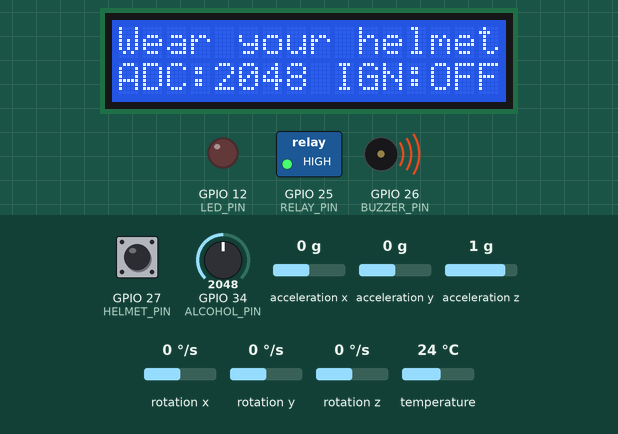
The sketch below on a simulated ESP32. On the bench: 16×2 character LCD, switched loads named in the sketch (green lamp = pin HIGH), output pins drawn as LEDs (lit = HIGH), buzzer (waves = sounding, pin HIGH). The test bench sets the inputs (shaded band); at power-on: GPIO 27 (HELMET_PIN) HIGH, GPIO 34 (ALCOHOL_PIN) = 2048, acceleration x 0 g, acceleration y 0 g, acceleration z 1 g, rotation x 0 °/s, rotation y 0 °/s, rotation z 0 °/s, temperature 24 °C. What the sketch prints to the serial monitor is not drawn.

Above: at 2.7 s.
2.8 s: GPIO 27 (HELMET_PIN) pulled LOW for 1.25 s
At 4.5 s:
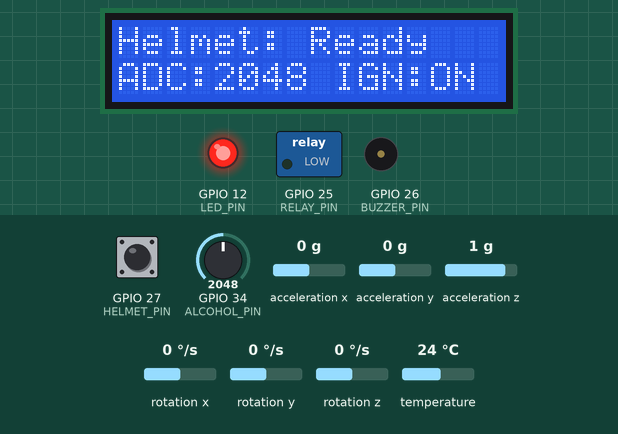
6.2 s: GPIO 34 (ALCOHOL_PIN) set to 2138
At 7.3 s:
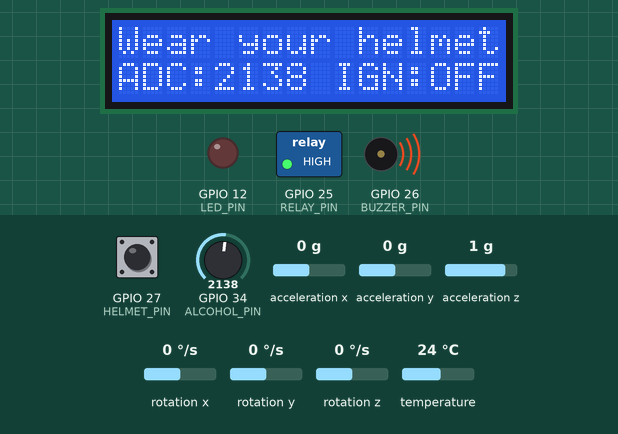
8.2 s: GPIO 34 (ALCOHOL_PIN) set to 2242
At 10.0 s:
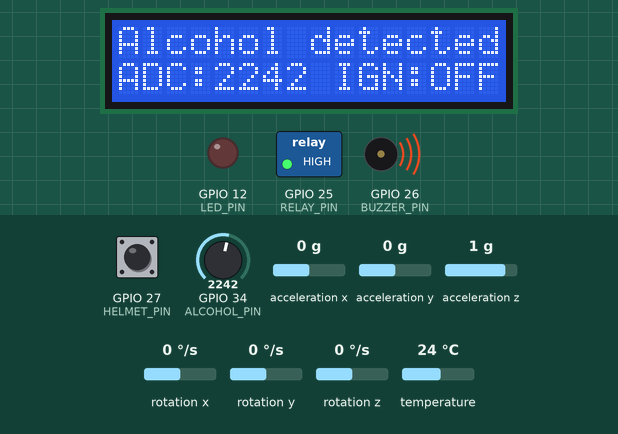
10.3 s: GPIO 34 (ALCOHOL_PIN) set to 122
At 11.6 s:
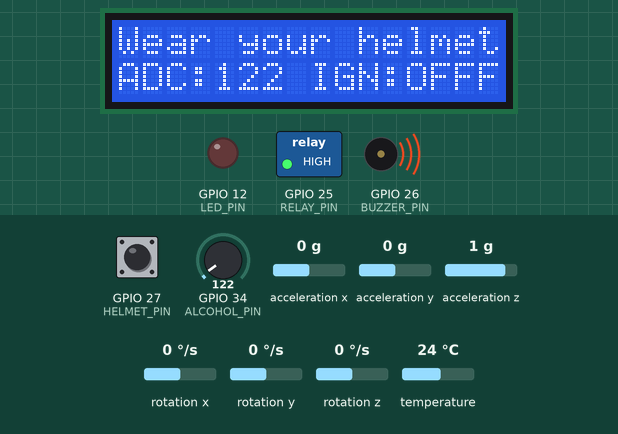
12.4 s: GPIO 27 (HELMET_PIN) pulled LOW for 1.25 s
At 13.8 s:
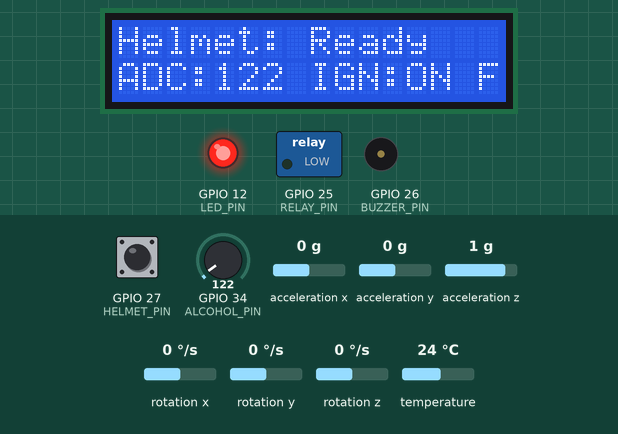
15.5 s: GPIO 27 (HELMET_PIN) pulled LOW for 3.2 s
At 20.0 s:
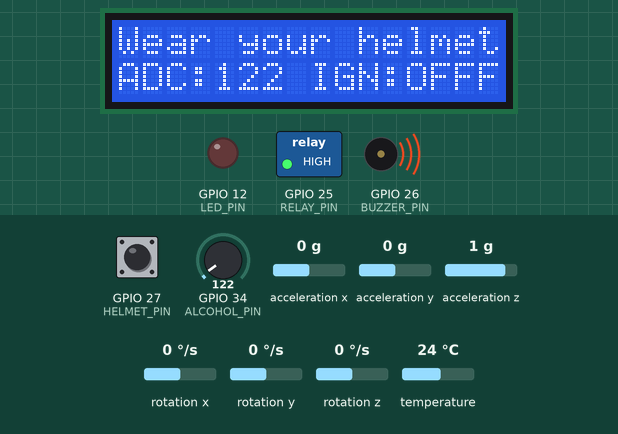
Timing chart, 0 to 21.5 s (numbered marks = the images above; inputs shaded):
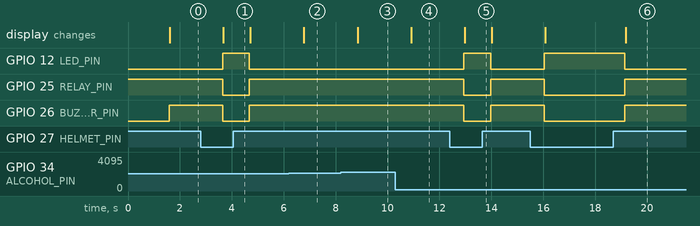

The sketch:

Sketch.ino
```cpp
#include <Wire.h>
#include <LiquidCrystal_I2C.h>
#include <Adafruit_MPU6050.h>
#include <Adafruit_Sensor.h>
#include <math.h>

// ESP32 pin connections
const int ALCOHOL_PIN = 34;
const int HELMET_PIN  = 27;
const int RELAY_PIN   = 25;
const int BUZZER_PIN  = 26;
const int LED_PIN     = 12;

// Adjust if your relay is active HIGH
const int RELAY_ON  = LOW;
const int RELAY_OFF = HIGH;

// LCD and MPU6050
LiquidCrystal_I2C lcd(0x27, 16, 2);
Adafruit_MPU6050 mpu;

const int ALCOHOL_THRESHOLD = 2200;
bool mpuAvailable = false;

unsigned long lastAccidentAlert = 0;
const unsigned long ALERT_COOLDOWN = 3000;

void setup() {
  Serial.begin(115200);
  Wire.begin(21, 22);

  pinMode(HELMET_PIN, INPUT_PULLUP);
  pinMode(RELAY_PIN, OUTPUT);
  pinMode(BUZZER_PIN, OUTPUT);
  pinMode(LED_PIN, OUTPUT);

  digitalWrite(RELAY_PIN, RELAY_OFF);
  digitalWrite(BUZZER_PIN, LOW);
  digitalWrite(LED_PIN, LOW);

  lcd.init();
  lcd.backlight();
  lcd.setCursor(0, 0);
  lcd.print("Smart Helmet");

  mpuAvailable = mpu.begin();

  if (mpuAvailable) {
    mpu.setAccelerometerRange(
      MPU6050_RANGE_8_G);
    Serial.println("MPU6050 detected");
  } else {
    Serial.println("MPU6050 not detected");
  }

  delay(1500);
  lcd.clear();
}

void loop() {
  int alcoholValue = analogRead(ALCOHOL_PIN);

  // Button pressed = helmet worn
  bool helmetWorn = (digitalRead(HELMET_PIN) == LOW);

  bool alcoholDetected =
      alcoholValue >= ALCOHOL_THRESHOLD;

  bool accidentDetected = false;

  // Basic sudden-acceleration demo.
  // This is not a reliable real-world crash detector.
  if (mpuAvailable) {
    sensors_event_t a, g, temp;
    mpu.getEvent(&a, &g, &temp);

    float magnitude = sqrt(
      a.acceleration.x * a.acceleration.x +
      a.acceleration.y * a.acceleration.y +
      a.acceleration.z * a.acceleration.z
    );

    if (magnitude > 25.0 &&
        millis() - lastAccidentAlert > ALERT_COOLDOWN) {
      accidentDetected = true;
      lastAccidentAlert = millis();
    }
  }

  bool ignitionAllowed =
      helmetWorn && !alcoholDetected;

  digitalWrite(RELAY_PIN,
      ignitionAllowed ? RELAY_ON : RELAY_OFF);

  digitalWrite(LED_PIN,
      ignitionAllowed ? HIGH : LOW);

  if (alcoholDetected || !helmetWorn ||
      accidentDetected) {
    digitalWrite(BUZZER_PIN, HIGH);
  } else {
    digitalWrite(BUZZER_PIN, LOW);
  }

  lcd.setCursor(0, 0);
  if (alcoholDetected) {
    lcd.print("Alcohol detected");
  } else if (!helmetWorn) {
    lcd.print("Wear your helmet");
  } else {
    lcd.print("Helmet: Ready   ");
  }

  lcd.setCursor(0, 1);
  lcd.print("ADC:");
  lcd.print(alcoholValue);
  lcd.print(" ");
  if (accidentDetected) {
    lcd.print("ACCIDENT!");
  } else if (ignitionAllowed) {
    lcd.print("IGN:ON ");
  } else {
    lcd.print("IGN:OFF");
  }

  Serial.print("Alcohol ADC: ");
  Serial.print(alcoholValue);
  Serial.print(" | Helmet worn: ");
  Serial.print(helmetWorn ? "YES" : "NO");
  Serial.print(" | Ignition: ");
  Serial.println(ignitionAllowed ? "ON" : "OFF");

  if (accidentDetected) {
    Serial.println(
      "ALERT: Possible accident detected!");
    Serial.println(
      "GPS/SMS not implemented in this simulation.");
  }

  delay(1000);
}
```

Measured:
- the behaviour switches between 2199 and 2200 on GPIO 34 (ALCOHOL_PIN) (found by bisection; images 2 and 3)
- after the input at 2.8 s, GPIO 12 (LED_PIN): LOW → HIGH after 0.85 s, → LOW 1.0 s later; GPIO 25 (RELAY_PIN), GPIO 26 (BUZZER_PIN): HIGH → LOW after 0.85 s, → HIGH 1.0 s later; the display: changes after 0.88 s (image 1)
- after the input at 6.2 s, the display: changes after 0.58 s (image 2)
- after the input at 8.2 s, the display: changes after 0.64 s (image 3)
- after the input at 10.3 s, the display: changes after 0.61 s (image 4)
- after the input at 12.4 s, GPIO 12 (LED_PIN): LOW → HIGH after 0.55 s, → LOW 1.0 s later; GPIO 25 (RELAY_PIN), GPIO 26 (BUZZER_PIN): HIGH → LOW after 0.55 s, → HIGH 1.0 s later; the display: changes after 0.58 s (image 5)
- after the input at 15.5 s, GPIO 12 (LED_PIN): LOW → HIGH after 0.54 s, → LOW 3.1 s later; GPIO 25 (RELAY_PIN), GPIO 26 (BUZZER_PIN): HIGH → LOW after 0.54 s, → HIGH 3.1 s later; the display: first changes after 0.57 s (image 6 shows a later state)
